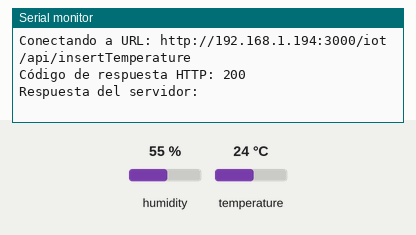
A program run on a simulated ESP8266 (NodeMCU). On the bench: the last lines printed to the serial monitor. The inputs (shaded band) are chosen by the test bench; at power-on: humidity 55 %, temperature 24 °C. WiFi joins after 1.5 s; servers stay silent unless stated; uploads are accepted with an empty reply.

Above: at 3.3 s.
3.4 s: humidity set to 22 %
11.1 s: temperature set to 12 °C
At 12.69 s:
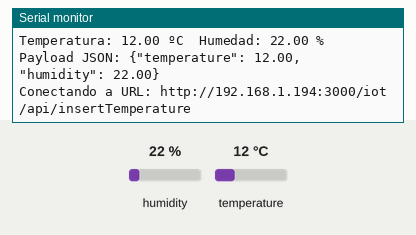
18.8 s: humidity set to 40 %
At 23.02 s:
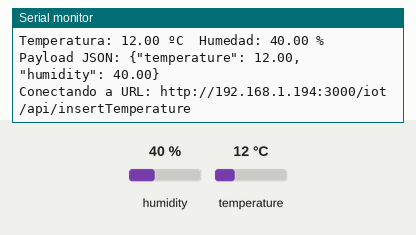

The program:

main.cpp
```cpp
/*
PROGRAMA DE CONTROL DE SENSOR DE TEMPERATURA Y HUMEDAD USANDO ESP8266.

Autor:
Javier Santos Pérez A01198909 & Santiago Quintana Moreno A01571222

Equipo #1: “Null”
Irvin David Ornelas García A00839065
Alejandro Orta Rodríguez A00840490
Santiago Quintana Moreno A01571222
*/

#include <DHT.h>
#include <DHT_U.h>
#include <ESP8266WiFi.h>
#include <ESP8266HTTPClient.h>

#define DHTPIN    0
#define DHTTYPE   DHT11
DHT dht(DHTPIN, DHTTYPE);

const char* ssid = "INFINITUM8B9C_2.4";
const char* password = "f54cBnRD7e";

String URL = "http://192.168.1.194:3000/iot/api/insertTemperature";

void logIntento(float t, float h);  // Updated function declaration

void setup() {
  Serial.begin(9600);
  Serial.println("***Inicializando conexión a My SQL***");

  dht.begin();

  WiFi.mode(WIFI_STA);
  WiFi.disconnect();
  delay(100);

  WiFi.begin(ssid, password);
  Serial.print("Conectando a red WiFi \"");
  Serial.print(ssid);
  Serial.print("\"");
  while (WiFi.status() != WL_CONNECTED) {
    delay(500);
    Serial.print(".");
  }
  Serial.print("\nConectado! IP: ");
  Serial.println(WiFi.localIP());
  delay(500);
}

void loop() {
    float t = dht.readTemperature();
    float h = dht.readHumidity();

    if (isnan(t) || isnan(h)) {  // Check if both temperature and humidity readings are valid
      Serial.println("Error obteniendo los datos del sensor DHT11");
      return;
    }

    Serial.print("\nTemperatura: ");
    Serial.print(t);
    Serial.print(" ºC\t");

    Serial.print("Humedad: ");
    Serial.print(h);
    Serial.println(" %");

    logIntento(t, h);  // Call logIntento with both temperature and humidity

    delay(10000);
}

void logIntento(float t, float h) {  // Updated function to accept both parameters
  if (WiFi.status() == WL_CONNECTED) {
    WiFiClient wClient;
    HTTPClient httpClient;

    // Crear el JSON a enviar
    String jsonPayload = "{\"temperature\": " + String(t) + ", \"humidity\": " + String(h) + "}";
    Serial.println("Payload JSON: " + jsonPayload);
    Serial.print("Conectando a URL: ");
    Serial.println(URL);

    // Inicia la conexión
    httpClient.begin(wClient, URL);
    httpClient.addHeader("Content-Type", "application/json");

    // Envía la solicitud POST y recibe el código de respuesta
    int httpResponseCode = httpClient.POST(jsonPayload);

    Serial.print("Código de respuesta HTTP: ");
    Serial.println(httpResponseCode);

    if (httpResponseCode > 0) {
      // Si la respuesta fue exitosa, imprime el contenido
      String response = httpClient.getString();
      Serial.print("Respuesta del servidor: ");
      Serial.println(response);
    } else {
      // Si hubo un error, muestra información adicional
      Serial.print("Error en la solicitud POST: ");
      Serial.println(httpResponseCode);
      Serial.println("Causas posibles: URL incorrecta, servidor inaccesible o problema de red.");
    }

    httpClient.end();
  } else {
    Serial.println("Error: No está conectado a WiFi. Intentando reconectar...");
    WiFi.disconnect();
    WiFi.begin(ssid, password);
    while (WiFi.status() != WL_CONNECTED) {
      delay(1000);
      Serial.print(".");
    }
    Serial.println("\nReconectado a WiFi.");
  }
}
```

Measured:
- after the input at 11.1 s, the serial monitor: prints a new line after 1.4 s (image 1)
- after the input at 18.8 s, the serial monitor: prints a new line after 4.0 s (image 2)
